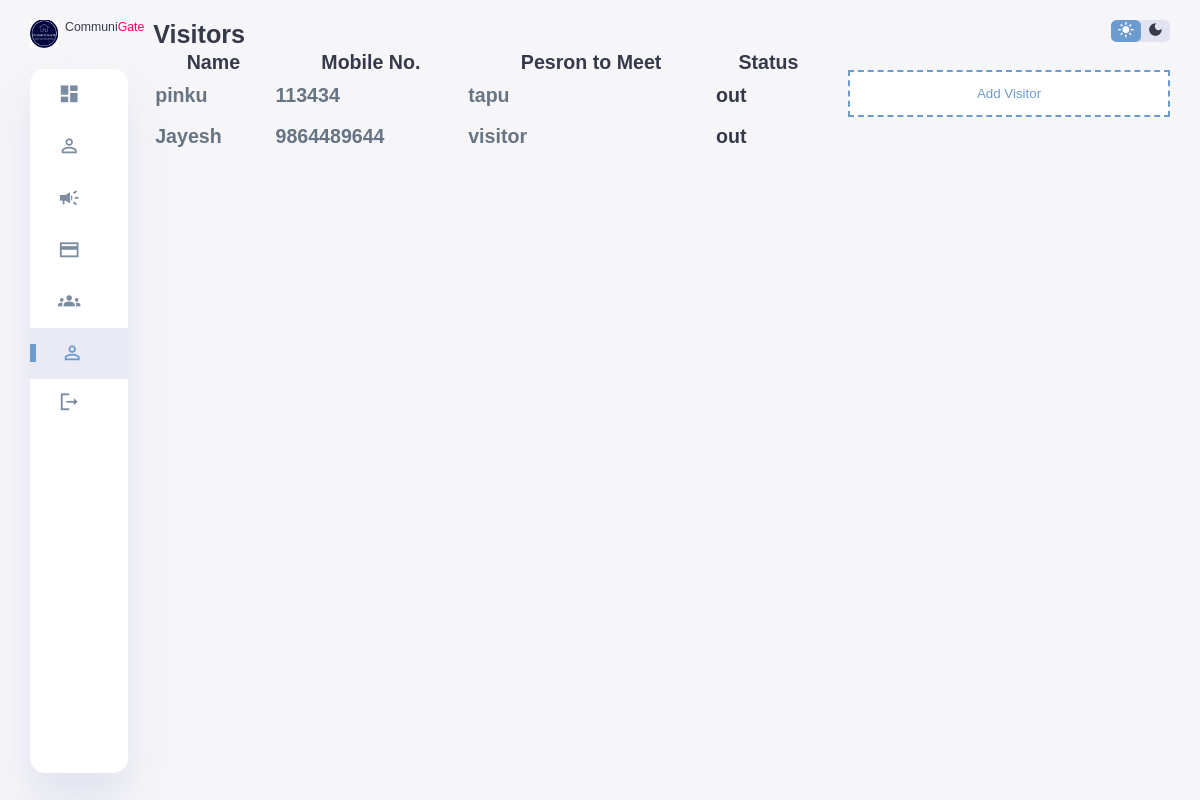
The page /staff/visitor.php (signed in) on the database its author committed.
### tables this page shows
CREATE TABLE `visitor` (
  `id` int(255) NOT NULL,
  `name` varchar(255) NOT NULL,
  `mno` varchar(255) NOT NULL,
  `pstm` varchar(255) NOT NULL,
  `date` date NOT NULL DEFAULT current_timestamp(),
  `status` int(1) NOT NULL DEFAULT 1
);

### staff/visitor.php (the view, shortened to what this page needs)
<?php include('./view/header.php'); ?>
</head>
<body>
    <div class="container0">
        <?php include('./view/sidebar.php'); ?>
        <main>
            <h1>Visitors</h1>
            <div class="analyse0">
                            <table class="table">
                                <thead style="border:10px dotted black;">
                                    <tr style="border:20px dotted black;">
                                        <th><h2>Name</h2></th>
                                        <th><h2>Mobile No.</h2></th>
                                        <th><h2>Pesron to Meet</h2></th>
                                        <th><h2>Status</h2></th>
                                    </tr>
                                </thead>
                                    <?php
                                @include('../config.php');
                                $sql="SELECT * FROM `visitor`";
                                $res=mysqli_query($conn,$sql);
                                if(mysqli_num_rows($res)>0)
                                {
                                    while($row=mysqli_fetch_array($res))
                                    {
                                        ?>
                                <tbody style="border:20px dotted black;">
                                <tr>
                                    <td><h2><p><?php echo$row['name']; ?></p></h2></td>
                                    <td><h2><p><?php echo $row['mno']; ?></p></h2></td>
                                    <td style="margin: 10px; item-align:center;"><h2><p><?php echo $row['pstm']; ?></p></h2></td>
                                    <td><h2><p><span class="status <?php if ($row['status'] == '0') { echo 'danger'; } else { echo 'success'; } ?>"><a href="updatevisitor.php?id=<?php echo $row['id']; ?>"><?php if ($row['status'] == '0') { echo 'out'; } else { echo 'in';} ?></a></span></p></h2></td>
                                </tr>
                                </tbody>
                                <?php
                                    }
                                }
                                ?>
                        </table>
            </div>
        </main>
        <div class="right-section">
            <div class="nav">
                <div class="dark-mode">
                    <span class="material-icons-sharp active">
                    </span>
                    <span class="material-icons-sharp">
                    </span>
                </div>
            </div>
            <div class="right-section">
        <div class="reminders">
            <button onclick="document.getElementById('id01').style.display='block'" class="add-reminder">Add Visitor</button>
        </div>
        </div>
        </div>
    </div>
<?php include('./view/footer.php');?>

### staff/css/style.css (style rules this page uses)
:root { --color-primary: #6C9BCF; --color-danger: #FF0060; --color-success: #1B9C85; --color-warning: #F7D060; --color-white: #fff; --color-info-dark: #7d8da1; --color-dark: #363949; --color-light: rgba(132, 139, 200, 0.18); --color-dark-variant: #677483; --color-background: #f6f6f9; --card-border-radius: 2rem; --border-radius-1: 0.4rem; --border-radius-2: 1.2rem; --card-padding: 1.8rem; --padding-1: 1.2rem; --box-shadow: 0 2rem 3rem var(--color-light); }
* { margin: 0; padding: 0; outline: 0; appearance: 0; border: 0; text-decoration: none; box-sizing: border-box; }
html { font-size: 14px; }
body { width: 100vw; height: 100vh; font-family: 'Poppins', sans-serif; font-size: 0.88rem; user-select: none; overflow-x: hidden; color: var(--color-dark); background-color: var(--color-background); }
a { color: var(--color-dark); }
h1 { font-weight: 800; font-size: 1.8rem; }
h2 { font-weight: 600; font-size: 1.4rem; }
p { color: var(--color-dark-variant); }
.danger { color: var(--color-danger); }
.container0 { display: grid; width: 96%; margin: 0 auto; gap: 1.8rem; grid-template-columns: 12rem auto 23rem; }
main { margin-top: 1.4rem; }
main .analyse0 { display: grid; grid-template-columns: 1fr; gap: 1.6rem; }
main table tbody td { height: 2.8rem; border-bottom: 1px solid var(--color-light); color: var(--color-dark-variant); }
main table tbody tr:last-child td { border: none; }
.right-section { margin-top: 1.4rem; }
.right-section .nav { display: flex; justify-content: end; gap: 2rem; }
.right-section .dark-mode { background-color: var(--color-light); display: flex; justify-content: space-between; align-items: center; height: 1.6rem; width: 4.2rem; cursor: pointer; border-radius: var(--border-radius-1); }
.right-section .dark-mode span { font-size: 1.2rem; width: 50%; height: 100%; display: flex; align-items: center; justify-content: center; }
.right-section .dark-mode span.active { background-color: var(--color-primary); color: white; border-radius: var(--border-radius-1); }
.right-section .reminders { margin-top: 2rem; }
.right-section .reminders .add-reminder { background-color: var(--color-white); border: 2px dashed var(--color-primary); color: var(--color-primary); display: flex; align-items: center; justify-content: center; cursor: pointer; }
@media screen and (max-width: 1200px) { .container0 { width: 95%; grid-template-columns: 7rem auto 23rem; } }
@media screen and (max-width: 1200px) { main .analyse0 { grid-template-columns: 1fr; gap: 0; } }

### staff/css/popus.css (style rules this page uses)
body { font-family: Arial, Helvetica, sans-serif; }
button { background-color: #04AA6D; color: white; padding: 14px 20px; margin: 8px 0; border: none; cursor: pointer; width: 100%; }

### rows shown on the page
visitor: name "pinku", mno "113434", pstm "tapu", status "out"
visitor: name "Jayesh", mno "9864489644", pstm "visitor", status "out"
